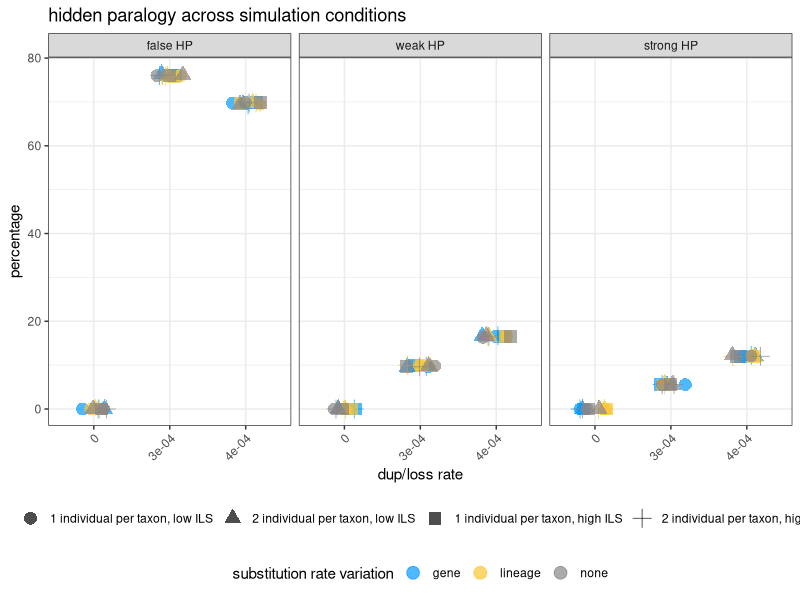
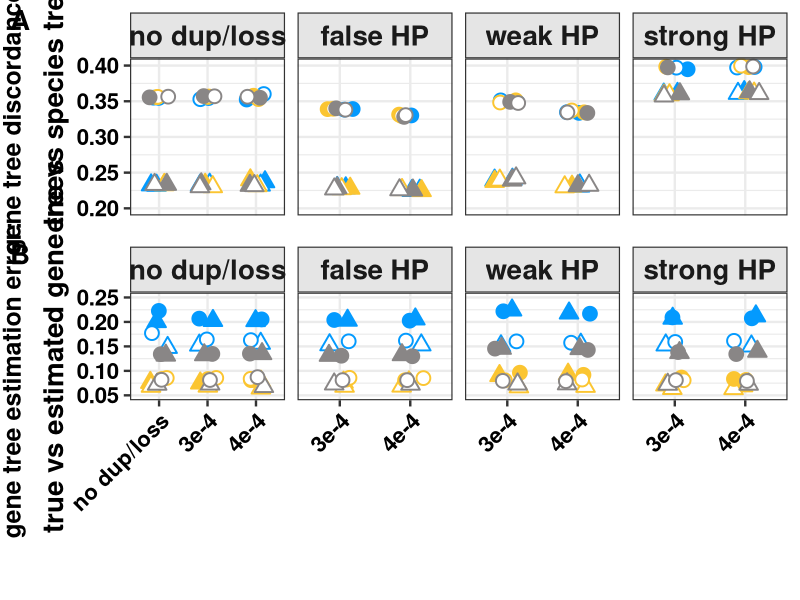
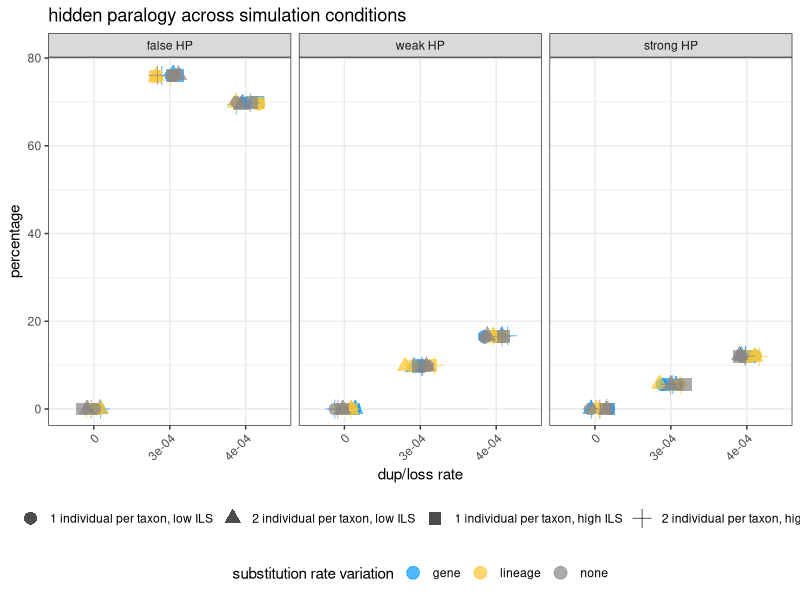
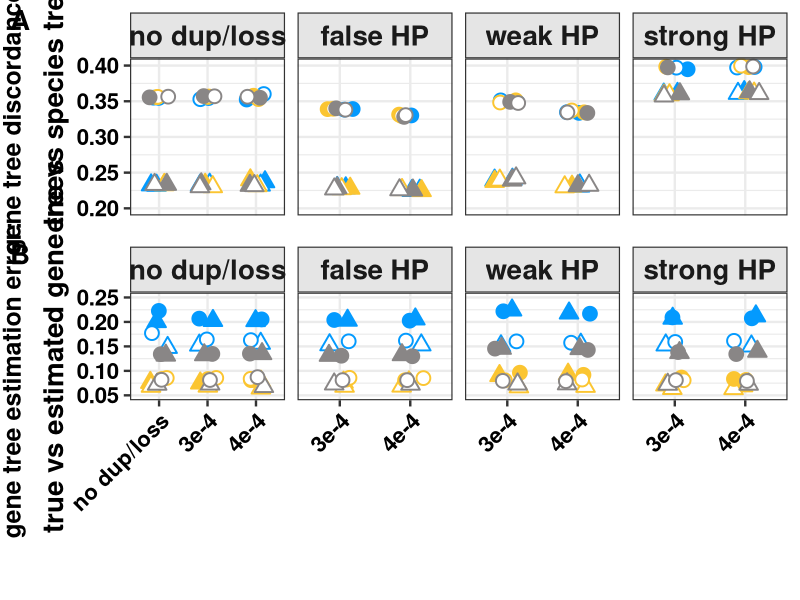

Here is the R script that generated these plots, in order:
## ---- chunk 1
library(dplyr)
library(tidyr)
library(readr)
library(ggplot2)
library(stringr)
library(patchwork)
library(cowplot)
setwd(dirname(rstudioapi::getActiveDocumentContext()$path)) 
## ---- chunk 2
df <- read_csv("../results/summary_concatenated.csv") 
outdir <- "../visualization_results/simulation"
if (!dir.exists(outdir)) {
  dir.create(outdir, recursive = TRUE)
} 
## ---- chunk 3
# Parse parameter_setting column
df <- df %>%
  mutate(
    dup_loss_rate = as.numeric(str_extract(parameter_setting,
      "(?<=DUP)[0-9.e+-]+(?=-)")),
    RV = str_extract(parameter_setting, "(?<=RV)[A-Z]+"),
    N_inds = as.integer(str_extract(parameter_setting, "(?<=N_ind)[0-9]+")),
    SF = as.numeric(str_extract(parameter_setting, "(?<=SF)[0-9.]+(?=(-|$))")),
    genelen = as.integer(str_extract(parameter_setting, "(?<=genelen)[0-9]+"))
  )

# Display parsed columns and check unique values
df %>% 
  select(parameter_setting, dup_loss_rate, RV, N_inds, SF, genelen) %>%
  head(10)

# Check unique values for each parameter
cat("Unique dup_loss_rate:", unique(df$dup_loss_rate), "\n")
cat("Unique SF:", unique(df$SF), "\n")
cat("Unique RV:", unique(df$RV), "\n")
cat("Unique N_inds:", unique(df$N_inds), "\n")
## ---- chunk 4
# Prepare data for plotting
plot_data <- df %>%
  select(dup_loss_rate, SF, RV, N_inds,
         pert_false_HP, pert_weak_HP, pert_strong_HP) %>%
  pivot_longer(cols = starts_with("pert_"), 
               names_to = "metric", 
               values_to = "percentage") %>%
  mutate(
    dup_loss_rate = factor(dup_loss_rate),
    SF = factor(SF),
    RV = factor(RV),
    N_inds = factor(N_inds),
    metric = factor(metric, levels = c(
      "pert_false_HP", "pert_weak_HP", "pert_strong_HP"
    )),
    metric_label = recode(metric,
      "pert_false_HP" = "false HP",
      "pert_weak_HP" = "weak HP",
      "pert_strong_HP" = "strong HP"
    ),
    # Create ILS label
    ILS_label = recode(SF,
      "0.5" = "low ILS",
      "1" = "high ILS"
    ),
    # Create individual per taxon label
    N_inds_label = paste(N_inds, "individual per taxon"),
    # Create combined shape factor (4 levels: 2 N_inds × 2 SF)
    shape_group = interaction(N_inds_label, ILS_label, sep = ", "),
    # Recode RV labels with specific order for color assignment
    RV_label = factor(recode(RV,
      "G" = "gene",
      "L" = "lineage",
      "N" = "none"
    ), levels = c("gene", "lineage", "none"))
  )

# Create combined plot with facet_grid
p_combined <- ggplot(plot_data, aes(x = dup_loss_rate, y = percentage, 
                                     color = RV_label, shape = shape_group)) +
  geom_point(size = 4, alpha = 0.7,
             position = position_jitter(width = 0.2, height = 0)) +
  facet_grid(~ metric_label, scales = "fixed") +
  scale_color_manual(values = c("gene" = "#039afe", 
                                 "lineage" = "#fbc531", 
                                 "none" = "#898686")) +
  labs(title = "hidden paralogy across simulation conditions",
       x = "dup/loss rate",
       y = "percentage",
       color = "substitution rate variation",
       shape = "") +
  theme_bw() +
  theme(axis.text.x = element_text(angle = 45, hjust = 1),
        legend.position = "bottom",
        legend.box = "vertical")

ggsave(file.path(outdir, "percentage_events_plot_combined.pdf"),
       plot = p_combined, width = 10, height = 5, units = "in")
print(p_combined)

## ---- chunk 5
summary_df <- df %>%
  group_by(dup_loss_rate) %>%
  summarise(
    n_genes_mean = round(mean(n_genes_mean, na.rm = TRUE),1),
    n_genes_min = round(mean(n_genes_mean, na.rm = TRUE),1),
    n_iterations = round(mean(n_iterations, na.rm = TRUE),1), 
    False_HP_mean = round(mean(pert_false_HP, na.rm = TRUE),1),
    False_HP_sd = round(sd(pert_false_HP, na.rm = TRUE),2),
    Weak_HP_mean = round(mean(pert_weak_HP, na.rm = TRUE),1),
    Weak_HP_sd = round(sd(pert_weak_HP, na.rm = TRUE),2),
    Strong_HP_mean = round(mean(pert_strong_HP, na.rm = TRUE),1),
    Strong_HP_sd = round(sd(pert_strong_HP, na.rm = TRUE),2),
    pert_gene_tree_noDupLoss_mean = round(
      mean(pert_trees_experiencing_nothing, na.rm = TRUE), 1),
    pert_gene_tree_noDupLoss_sd = round(
      sd(pert_trees_experiencing_nothing, na.rm = TRUE), 2),
    .groups = "drop", 
  ) %>%
  arrange(dup_loss_rate)
print(summary_df, width = Inf)
## ---- chunk 6
# ── Sort rows by dup_loss_rate > RV > SF > N_inds ────────────────────────────
df_heat <- df %>%
  arrange(dup_loss_rate, RV, SF, N_inds) %>%
  mutate(
    RV_label   = factor(recode(RV, "G" = "gene", "L" = "lineage", "N" = "none"),
                        levels = c("none", "gene", "lineage")),
    SF_label   = factor(
      ifelse(SF == 0.5, "low ILS (SF=0.5)", "high ILS (SF=1.0)"),
      levels = c("low ILS (SF=0.5)", "high ILS (SF=1.0)")),
    dup_label  = factor(paste0("DUP=", dup_loss_rate),
                        levels = paste0("DUP=", sort(unique(dup_loss_rate)))),
    N_label    = factor(paste0(N_inds, " ind/taxon"),
                        levels = c("1 ind/taxon", "2 ind/taxon")),
    row_id     = paste0(dup_loss_rate, "|", RV, "|", SF, "|", N_inds),
    row_id     = factor(row_id, levels = rev(unique(row_id))) # DUP0 first
  )
## ---- chunk 7
# ── 1. Prepare data for point plots ──────────────────────────────────────────
# Select four HP category columns per group (exclude _all, noF columns)
df_point_plot <- df_heat %>%
  select(
    dup_loss_rate, RV_label, SF_label, N_label,
    mean_RF_genetree_vs_sptree_nothing,
    mean_RF_genetree_vs_sptree_false_HP,
    mean_RF_genetree_vs_sptree_weak_HP,
    mean_RF_genetree_vs_sptree_strong_HP,
    mean_RF_true_vs_est_genetree_nothing,
    mean_RF_true_vs_est_genetree_false_HP,
    mean_RF_true_vs_est_genetree_weak_HP,
    mean_RF_true_vs_est_genetree_strong_HP
  )

# Pivot to long format
df_point_long <- df_point_plot %>%
  pivot_longer(
    cols = starts_with("mean_RF_"),
    names_to = "metric",
    values_to = "RF"
  ) %>%
  mutate(
    # Extract HP category from metric name
    hp_category = case_when(
      str_detect(metric, "_nothing$") ~ "no dup/loss",
      str_detect(metric, "_false_HP$") ~ "false HP",
      str_detect(metric, "_weak_HP$") ~ "weak HP",
      str_detect(metric, "_strong_HP$") ~ "strong HP",
      TRUE ~ "other"
    ),
    hp_category = factor(hp_category,
      levels = c("no dup/loss", "false HP", "weak HP", "strong HP")),
    
    # Identify metric group for faceting
    metric_group = ifelse(str_detect(metric, "genetree_vs_sptree"), 
                          "gene tree discordance", 
                          "Gene tree estimation error"),
    
    # Create shape and fill aesthetics based on visual_utilities.R
    combo = case_when(
      SF_label == "high ILS (SF=1.0)" & N_label == "1 ind/taxon" ~
        "ILS = high, n = 1",
      SF_label == "high ILS (SF=1.0)" & N_label == "2 ind/taxon" ~
        "ILS = high, n = 2",
      SF_label == "low ILS (SF=0.5)" & N_label == "1 ind/taxon" ~
        "ILS = low, n = 1",
      SF_label == "low ILS (SF=0.5)" & N_label == "2 ind/taxon" ~
        "ILS = low, n = 2"
    ),
    combo = factor(combo, levels = c(
      "ILS = high, n = 1", "ILS = high, n = 2",
      "ILS = low, n = 1", "ILS = low, n = 2")),
    fill_color = ifelse(
      N_label == "1 ind/taxon", as.character(RV_label), "hollow"),
    # Format x-axis labels: 0 → "no dup/loss", others → scientific notation
    dup_loss_label = ifelse(
      dup_loss_rate == 0, "no dup/loss",
      sub("e-0", "e-", formatC(dup_loss_rate, format = "e", digits = 0))
    )
  ) %>%
  # Remove dup_loss_rate = 0 for HP panels (no duplication events possible)
  filter(!(hp_category %in% c("false HP", "weak HP", "strong HP") &
           dup_loss_rate == 0)) %>%
  mutate(
    dup_loss_label = factor(dup_loss_label,
      levels = c("no dup/loss",
        sub("e-0", "e-",
          formatC(sort(unique(dup_loss_rate[dup_loss_rate > 0])),
                  format = "e", digits = 0))))
  )

# ── 2. Define colors and shapes ──────────────────────────────────────────────
rv_colors_point <- c("none" = "#898686", "gene" = "#039afe",
                     "lineage" = "#fbc531")
fill_values <- c(rv_colors_point, "hollow" = "white")
shape_values <- setNames(
  c(21, 21, 24, 24),
  c("ILS = high, n = 1", "ILS = high, n = 2",
    "ILS = low, n = 1", "ILS = low, n = 2"))



# ── 3. Create the "gene tree discordance" plot ───────────────────────────────
plot_data_discordance <- df_point_long %>%
  filter(metric_group == "gene tree discordance")

p_discordance <- ggplot(plot_data_discordance,
                        aes(x = dup_loss_label, y = RF,
                            color = RV_label, shape = combo,
                            fill = fill_color)) +
  geom_point(position = position_jitter(width = 0.2, height = 0),
             size = 4, stroke = 1) +
  facet_wrap(~ hp_category, scales = "free_x", nrow = 1) +
  scale_color_manual(values = rv_colors_point,
                     name = "rate variation:",
                     labels = c("none" = "none",
                                "gene" = "across genes",
                                "lineage" = "across lineages")) +
  scale_fill_manual(values = fill_values, guide = "none") +
  scale_shape_manual(values = shape_values,
                     name = "ILS & individuals / taxon (n):    ") +
  scale_y_continuous(limits = c(0.20, 0.40)) +
  labs(
    x = NULL,
    y = "true gene vs species trees"
  ) +
  theme_bw(base_size = 18) +
  theme(
    legend.position   = "bottom",
    axis.title        = element_text(size = 20, face = "bold"),
    axis.text.x       = element_text(
      angle = 45, hjust = 1, size = 16, face = "bold", color = "black"),
    axis.text.y       = element_text(size = 16, face = "bold", color = "black"),
    strip.text        = element_text(size = 20, face = "bold"),
    strip.background  = element_rect(fill = "grey90"),
    legend.text       = element_text(size = 16, face = "bold"),
    legend.title      = element_text(size = 16, face = "bold")
  ) +
  guides(
    color = guide_legend(override.aes = list(size = 5, stroke = 1.2), nrow = 1),
    shape = guide_legend(override.aes = list(
      size   = 5, stroke = 1.2,
      fill   = c("grey55", "white", "grey55", "white")
    ), nrow = 1)
  )

# ── 4. Create the "Gene tree estimation error" plot ──────────────────────────
plot_data_estimation <- df_point_long %>%
  filter(metric_group == "Gene tree estimation error")

p_estimation <- ggplot(plot_data_estimation,
                       aes(x = dup_loss_label, y = RF,
                           color = RV_label, shape = combo,
                           fill = fill_color)) +
  geom_point(position = position_jitter(width = 0.2, height = 0),
             size = 4, stroke = 1) +
  facet_wrap(~ hp_category, scales = "free_x", nrow = 1) +
  scale_color_manual(values = rv_colors_point,
                     name = "rate variation:",
                     labels = c("none" = "none",
                                "gene" = "across genes",
                                "lineage" = "across lineages")) +
  scale_fill_manual(values = fill_values, guide = "none") +
  scale_shape_manual(values = shape_values,
                     name = "ILS & individuals / taxon (n):    ") +
  scale_y_continuous(limits = c(0.05, 0.25)) +
  labs(
    x = NULL,
    y = "true vs estimated gene trees"
  ) +
  theme_bw(base_size = 18) +
  theme(
    legend.position   = "bottom",
    axis.title        = element_text(size = 20, face = "bold"),
    axis.text.x       = element_text(
      angle = 45, hjust = 1, size = 16, face = "bold", color = "black"),
    axis.text.y       = element_text(size = 16, face = "bold", color = "black"),
    strip.text        = element_text(size = 20, face = "bold"),
    strip.background  = element_rect(fill = "grey90"),
    legend.text       = element_text(size = 16, face = "bold"),
    legend.title      = element_text(size = 16, face = "bold")
  ) +
  guides(
    color = guide_legend(override.aes = list(size = 5, stroke = 1.2), nrow = 1),
    shape = guide_legend(override.aes = list(
      size   = 5, stroke = 1.2,
      fill   = c("grey55", "white", "grey55", "white")
    ), nrow = 1)
  )

# ── 5. Assemble combined figure with cowplot ──────────────────────────────────

# Build a shared legend source: each guide gets its own boxed background via
# guide_legend(theme = ...), mirroring the style in visual_combined.qmd.
p_for_shared_legend <- p_discordance +
  guides(
    color = guide_legend(
      name           = "rate variation:",
      title.position = "top",
      override.aes   = list(size = 5, stroke = 1.2),
      nrow           = 3,
      theme          = theme(
        legend.background = element_rect(
          color = "black", linewidth = 1.2, fill = "white"),
        legend.margin     = margin(6, 10, 6, 10),
        legend.text       = element_text(size = 13, face = "bold"),
        legend.title      = element_text(size = 13, face = "bold")
      )
    ),
    shape = guide_legend(
      name           = "ILS & individuals / taxon (n):",
      title.position = "top",
      override.aes   = list(size  = 5, stroke = 1.2,
                            fill  = c("grey55", "white", "grey55", "white"),
                            color = "black"),
      nrow           = 2,
      theme          = theme(
        legend.background = element_rect(
          color = "black", linewidth = 1.2, fill = "white"),
        legend.margin     = margin(6, 10, 6, 10),
        legend.text       = element_text(size = 13, face = "bold"),
        legend.title      = element_text(size = 13, face = "bold")
      )
    ),
    fill = "none"
  ) +
  theme(
    legend.position  = "bottom",
    legend.box       = "horizontal",
    legend.spacing.x = unit(1.0, "lines")
  )

# Single combined legend: rate variation (left box), ILS × N (right box)
legend_row <- cowplot::get_legend(p_for_shared_legend)

# Row 1 (top): discordance — suppress x-axis tick labels and ticks, no legend
p_disc_clean <- p_discordance +
  theme(
    legend.position = "none",
    axis.text.x     = element_blank(),
    axis.ticks.x    = element_blank()
  )

# Row 2 (bottom): estimation error — keep x-axis tick labels, no legend
p_est_clean <- p_estimation +
  theme(legend.position = "none")

# Row-label helper
make_row_label <- function(label) {
  ggplot(data.frame(x = 1, y = 1), aes(x = x, y = y)) +
    labs(y = label) +
    theme_void() +
    theme(
      axis.title.y = element_text(size = 18, face = "bold", angle = 90,
                                   vjust = 0.5, hjust = 0.5)
    )
}

label_disc <- make_row_label("gene tree discordance:")
label_est  <- make_row_label("gene tree estimation error:")

# Assemble each row: narrow label column + main plot
row1 <- plot_grid(label_disc, p_disc_clean, nrow = 1, rel_widths = c(0.04, 1))
row2 <- plot_grid(label_est,  p_est_clean,  nrow = 1, rel_widths = c(0.04, 1))

# Stack rows then append shared boxed legends at the bottom
p_combined_rf <- plot_grid(
  row1, row2, legend_row,
  ncol = 1,
  rel_heights = c(0.8, 1, 0.25),
  labels = c("A", "B", ""),
  label_size = 20,
  label_fontface = "bold"
)

print(p_combined_rf)

pdf(file.path(outdir, "rf_point_plot_combined.pdf"), width = 10, height = 12)
print(p_combined_rf)
dev.off()
## ---- chunk 8
library(knitr)

# helper: compute mean/sd/median/n for a given grouping
# n counts distinct parameter settings (not rows), since df_point_long has
# multiple rows per setting (one per HP category after pivoting).
summarise_RF <- function(data, ...) {
  data %>%
    group_by(...) %>%
    summarise(
      mean   = round(mean(RF,   na.rm = TRUE), 4),
      sd     = round(sd(RF,     na.rm = TRUE), 4),
      median = round(median(RF, na.rm = TRUE), 4),
      n      = n_distinct(interaction(
                 dup_loss_rate, RV_label, SF_label, N_label,
                 drop = TRUE)),
      .groups = "drop"
    )
}

# ── By rate variation ─────────────────────────────────────────────────────────
tbl_rv <- summarise_RF(df_point_long,
  `metric group`  = metric_group,
  `rate variation` = RV_label
) %>% arrange(`metric group`, `rate variation`)

# ── By ILS level ──────────────────────────────────────────────────────────────
tbl_ils <- summarise_RF(df_point_long,
  `metric group` = metric_group,
  `ILS`          = SF_label
) %>% arrange(`metric group`, `ILS`)

# ── By HP category ────────────────────────────────────────────────────────────
tbl_hp <- summarise_RF(df_point_long,
  `metric group` = metric_group,
  `HP category`  = hp_category
) %>% arrange(`metric group`, `HP category`)

# ── By dup/loss rate ──────────────────────────────────────────────────────────
tbl_dup <- summarise_RF(df_point_long,
  `metric group`  = metric_group,
  `dup/loss rate` = dup_loss_label
) %>% arrange(`metric group`, `dup/loss rate`)

# ── By n ind/taxon ────────────────────────────────────────────────────────────
tbl_n <- summarise_RF(df_point_long,
  `metric group` = metric_group,
  `n ind/taxon`  = N_label
) %>% arrange(`metric group`, `n ind/taxon`)

# ── By ILS x HP category ──────────────────────────────────────────────────────
tbl_ils_hp <- summarise_RF(df_point_long,
  `metric group` = metric_group,
  `ILS`          = SF_label,
  `HP category`  = hp_category
) %>% arrange(`metric group`, `ILS`, `HP category`)

# ── By ILS x strong HP vs non-strong HP ───────────────────────────────────────
tbl_ils_strongHP <- df_point_long %>%
  mutate(
    hp_group = ifelse(
      hp_category == "strong HP", "strong HP", "non-strong HP"),
    hp_group = factor(hp_group,
                      levels = c("non-strong HP", "strong HP"))) %>%
  summarise_RF(`metric group` = metric_group,
               `ILS`          = SF_label,
               `HP group`     = hp_group) %>%
  arrange(`metric group`, `ILS`, `HP group`)

# ── Print each table ──────────────────────────────────────────────────────────
kable(tbl_rv,  caption = "RF by rate variation (across all other factors)")
kable(tbl_ils, caption = "RF by ILS level (across all other factors)")
kable(tbl_hp,  caption = "RF by HP category (across all other factors)")
kable(tbl_dup, caption = "RF by dup/loss rate (across all other factors)")
kable(tbl_n,   caption = "RF by n ind/taxon (across all other factors)")
kable(tbl_ils_hp,       caption = "RF by ILS x HP category")
kable(tbl_ils_strongHP, caption = "RF by ILS x strong HP vs non-strong HP")

# ── Save all to one CSV with a 'grouping factor' column ───────────────────────
sel_cols <- c("`metric group`", "category", "level",
              "mean", "sd", "median", "n")
rf_summary_all <- bind_rows(
  tbl_rv %>% mutate(category = "rate variation",
    level = as.character(`rate variation`)) %>%
    select(`metric group`, category, level, mean, sd, median, n),
  tbl_ils %>% mutate(category = "ILS",
    level = as.character(`ILS`)) %>%
    select(`metric group`, category, level, mean, sd, median, n),
  tbl_hp %>% mutate(category = "HP category",
    level = as.character(`HP category`)) %>%
    select(`metric group`, category, level, mean, sd, median, n),
  tbl_dup %>% mutate(category = "dup/loss rate",
    level = as.character(`dup/loss rate`)) %>%
    select(`metric group`, category, level, mean, sd, median, n),
  tbl_n %>% mutate(category = "n ind/taxon",
    level = as.character(`n ind/taxon`)) %>%
    select(`metric group`, category, level, mean, sd, median, n),
  tbl_ils_hp %>% mutate(category = "ILS x HP category",
    level = paste0(as.character(`ILS`), " | ",
                   as.character(`HP category`))) %>%
    select(`metric group`, category, level, mean, sd, median, n),
  tbl_ils_strongHP %>% mutate(category = "ILS x strong HP",
    level = paste0(as.character(`ILS`), " | ",
                   as.character(`HP group`))) %>%
    select(`metric group`, category, level, mean, sd, median, n)
)

write.csv(rf_summary_all,
          file.path(outdir, "rf_summary_table.csv"), row.names = FALSE)
